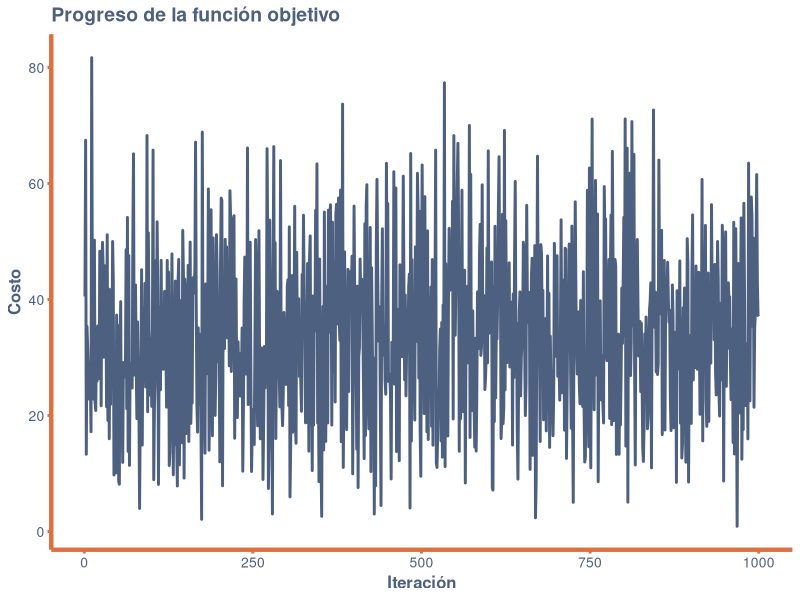

Source code (R):
## ---- chunk 1
# Definir la función objetivo
objective_function <- function(vector) {
    return(sum(vector^2))
}

# Generar un vector aleatorio
random_vector <- function(minmax) {
    return(runif(length(minmax), min = minmax[,1], max = minmax[,2]))
}

# Realizar la bósqueda aleatoria
search <- function(search_space, max_iter) {
    best <- NULL
    costs <- c()  # Vector para almacenar los costos
    for (iter in 1:max_iter) {
        candidate <- list()
        candidate$vector <- random_vector(search_space)
        candidate$cost <- objective_function(candidate$vector)
        costs <- c(costs, candidate$cost)  # Almacenar el costo de la iteraciÃ³n actual
        if (is.null(best) || candidate$cost < best$cost) {
            best <- candidate
        }
    }
    return(list(best = best, costs = costs))  # Devolver el mejor resultado y los costos
}

# Configuración del problema
problem_size <- 2
search_space <- matrix(c(-5, 5), nrow = problem_size, ncol = 2, byrow = TRUE)

# Configuración del algoritmo
max_iter <- 1000

# Ejecutar el algoritmo
result <- search(search_space, max_iter)
best <- result$best
costs <- result$costs
## ---- chunk 2
library(ggplot2)

# Crear un dataframe con los costos
df <- data.frame(
    Iteration = 1:length(costs),
    Cost = costs
)

# Crear modificaciones al plot
crear_tema <- function() {
    theme_minimal() +
        theme(
            plot.background = element_rect(fill = "white", color = NA), 
            panel.grid.major = element_line(color = "white", size = 0.2), 
            panel.grid.minor = element_line(color = "white", size = 0.2), 
            panel.background = element_rect(fill = "white", color = NA), 
            plot.title = element_text(face = "bold", size = 14, color = "#4d6080"),
            axis.title = element_text(face = "bold", size = 12, color = "#4d6080"),
            axis.text = element_text(size = 10, color = "#4d6080"),
            axis.line = element_line(size = 1.5, colour = "#de6f41"), 
            legend.background = element_rect(fill = "#4d6080", color = NA), 
            legend.key = element_rect(fill = "grey90", color = NA),
            axis.ticks.x = element_line(color = "#de6f41", size = 1),
            axis.ticks.y = element_line(color = "#de6f41", size = 1)
        )
}

ggplot(df, aes(x = Iteration, y = Cost)) +
    geom_line(colour = "#4d6080", size = 1) +
    labs(
        title = "Progreso de la función objetivo",
        x = "Iteración",
        y = "Costo"
    ) +
    crear_tema()
## ---- chunk 3
result$best$vector
